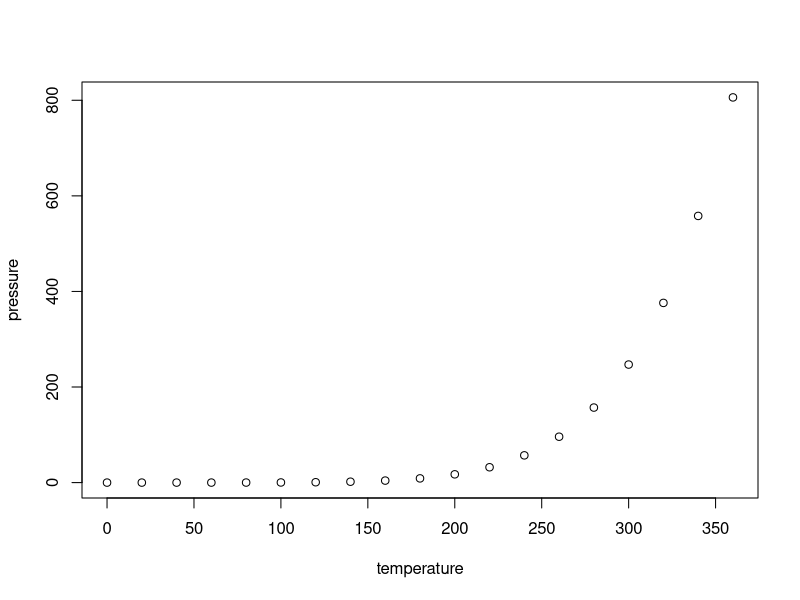
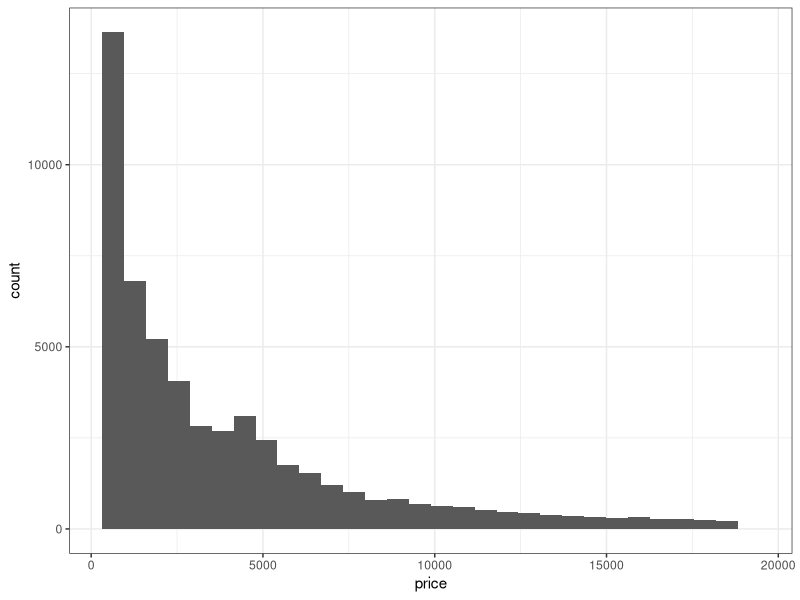

Write R code to recreate these figures, in order.
## ---- chunk 1
knitr::opts_chunk$set(echo = TRUE, dpi=300)
## ---- chunk 2
summary(cars)
## ---- chunk 3
plot(pressure)
## ---- chunk 4
#| fig.cap = "Histogram of Diamond Prices",
#| fig.pos= "H",
#| fig.width = 5

library(ggplot2)
ggplot(
  data = diamonds,
  mapping = aes(x=price)
)+
  geom_histogram()+
  theme_bw()
